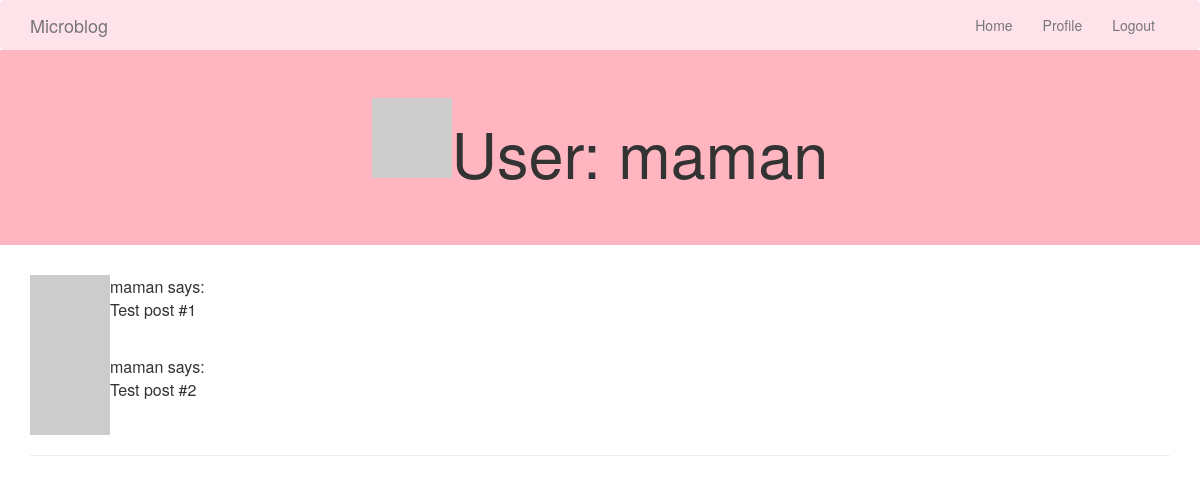
The page /user/maman (signed in) on the database its author committed.
### app/models.py (models this page shows, shortened)
class User(UserMixin, db.Model):
    id = db.Column(db.Integer, primary_key=True)
    username = db.Column(db.String(64), index=True, unique=True)
    email = db.Column(db.String(120), index=True, unique=True)
    password_hash = db.Column(db.String(128))
    posts = db.relationship('Post', backref='author', lazy='dynamic')
    about_me = db.Column(db.String(140))
    last_seen = db.Column(db.DateTime, default=datetime.utcnow)
    def avatar(self, size):
        digest = md5(self.email.lower().encode('utf-8')).hexdigest()
        return 'https://www.gravatar.com/avatar/{}?d=identicon&s={}'.format(
            digest, size)

### app/routes.py (the view)
@app.route('/user/<username>')
@login_required
def user(username):
    user = User.query.filter_by(username=username).first_or_404()
    posts = [
        {'author': user, 'body': 'Test post #1'},
        {'author': user, 'body': 'Test post #2'}
    ]
    return render_template('user.html', user=user, posts=posts)

### app/models.py (called while the page is built)
@login.user_loader
def load_user(id):
    return User.query.get(int(id))

### app/routes.py (called while the page is built)
@app.before_request
def before_request():
    if current_user.is_authenticated:
        current_user.last_seen = datetime.utcnow()
        db.session.commit()

### app/templates/user.html (shortened to what this page needs)
{% extends "base.html" %}
{% block content %}
    <div class="jumbotron text-center" style="background-color:#FFB6C1">
    <table align="center">
        <tr valign="top">
            <td><img src="{{ user.avatar(128) }}"></td>
            <td><h1>User: {{ user.username }}</h1>
            </td>
        </tr>
    </table>
    </div>
    <div class="container" >
    {% for post in posts %}
        {% include '_post.html' %}
    {% endfor %}
    </div>
{% endblock %}

### app/templates/_post.html
    <table>
        <tr valign="top">
            <td><img src="{{ post.author.avatar(36) }}"></td>
            <td>{{ post.author.username }} says:<br>{{ post.body }}</td>
        </tr>
    </table>

### rows shown on the page
User: username "maman", author.username "maman" "maman"

### other values the page prints
{{ post.body }} "Test post #1" "Test post #2"
